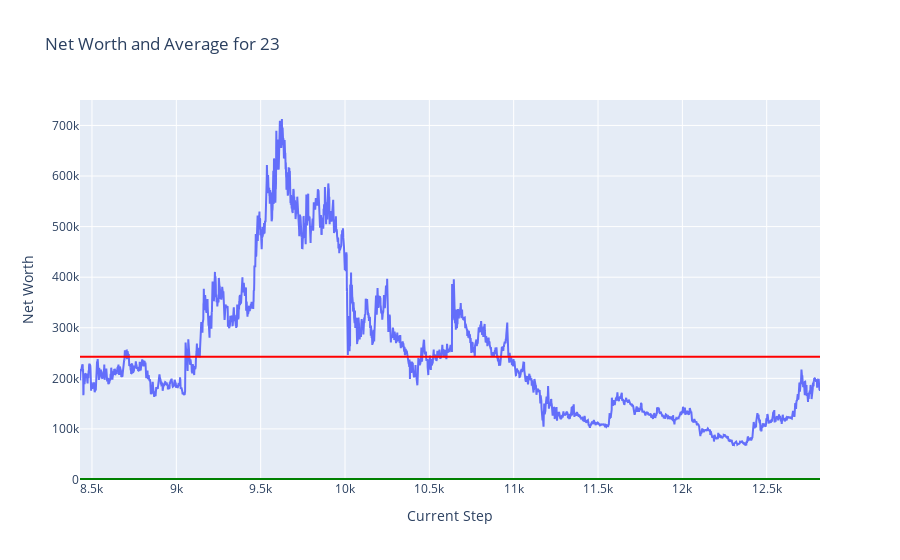

Notebook code for this chart:
### Code cell
plot_token_data(df = test_hist_df, token = token)

### Figure 1 — Plotly figure (JSON) as saved in the notebook; plotly's stock layout.template omitted (floating-point values rounded to 4 significant figures; data arrays with more than 128 entries replaced by an {"elided": "..."} marker saying what was removed)
{"data": [{"mode": "lines", "name": "Net Worth", "type": "scatter", "x": {"elided": "4388 int values"}, "y": {"elided": "4388 float values"}}], "layout": {"shapes": [{"line": {"color": "green"}, "name": "Net Worth = 1000", "type": "line", "x0": 0, "x1": 1, "xref": "x domain", "y0": 1000, "y1": 1000, "yref": "y"}, {"line": {"color": "red"}, "name": "Average Net Worth = 242469.84", "type": "line", "x0": 0, "x1": 1, "xref": "x domain", "y0": 242500.0, "y1": 242500.0, "yref": "y"}], "title": {"text": "Net Worth and Average for 23"}, "xaxis": {"title": {"text": "Current Step"}}, "yaxis": {"title": {"text": "Net Worth"}}}}
